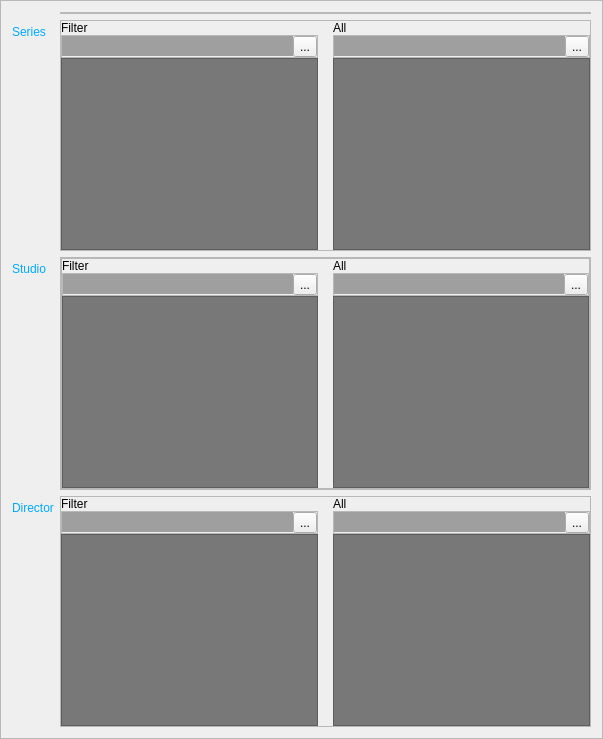
    <widget class="QFrame" name="frame_4">
     <property name="frameShape">
      <enum>QFrame::StyledPanel</enum>
     </property>
     <property name="frameShadow">
      <enum>QFrame::Sunken</enum>
     </property>
     <layout class="QFormLayout" name="formLayout_4">
      <item row="0" column="1">
       <widget class="QFrame" name="rating">
        <property name="frameShape">
         <enum>QFrame::StyledPanel</enum>
        </property>
        <property name="frameShadow">
         <enum>QFrame::Raised</enum>
        </property>
        <layout class="QHBoxLayout" name="horizontalLayout_9">
         <property name="spacing">
          <number>0</number>
         </property>
         <property name="leftMargin">
          <number>0</number>
         </property>
         <property name="topMargin">
          <number>0</number>
         </property>
         <property name="rightMargin">
          <number>0</number>
         </property>
         <property name="bottomMargin">
          <number>0</number>
         </property>
        </layout>
       </widget>
      </item>
      <item row="3" column="0">
       <widget class="QLabel" name="label_26">
        <property name="palette">
         <palette>
          <active>
           <colorrole role="WindowText">
            <brush brushstyle="SolidPattern">
             <color alpha="255">
              <red>0</red>
              <green>170</green>
              <blue>255</blue>
             </color>
            </brush>
           </colorrole>
          </active>
          <inactive>
           <colorrole role="WindowText">
            <brush brushstyle="SolidPattern">
             <color alpha="255">
              <red>0</red>
              <green>170</green>
              <blue>255</blue>
             </color>
            </brush>
           </colorrole>
          </inactive>
          <disabled>
           <colorrole role="WindowText">
            <brush brushstyle="SolidPattern">
             <color alpha="255">
              <red>120</red>
              <green>120</green>
              <blue>120</blue>
             </color>
            </brush>
           </colorrole>
          </disabled>
         </palette>
        </property>
        <property name="text">
         <string>Studio</string>
        </property>
       </widget>
      </item>
      <item row="3" column="1">
       <widget class="QFrame" name="series_bleh_2">
        <property name="frameShape">
         <enum>QFrame::StyledPanel</enum>
        </property>
        <property name="frameShadow">
         <enum>QFrame::Raised</enum>
        </property>
        <layout class="QVBoxLayout" name="verticalLayout_2">
         <property name="spacing">
          <number>0</number>
         </property>
         <property name="leftMargin">
          <number>0</number>
         </property>
         <property name="topMargin">
          <number>0</number>
         </property>
         <property name="rightMargin">
          <number>0</number>
         </property>
         <property name="bottomMargin">
          <number>0</number>
         </property>
         <item>
          <widget class="QFrame" name="frame_46">
           <property name="frameShape">
            <enum>QFrame::StyledPanel</enum>
           </property>
           <property name="frameShadow">
            <enum>QFrame::Raised</enum>
           </property>
           <layout class="QGridLayout" name="gridLayout_11">
            <property name="leftMargin">
             <number>0</number>
            </property>
            <property name="topMargin">
             <number>0</number>
            </property>
            <property name="rightMargin">
             <number>0</number>
            </property>
            <property name="bottomMargin">
             <number>0</number>
            </property>
            <property name="horizontalSpacing">
             <number>15</number>
            </property>
            <property name="verticalSpacing">
             <number>0</number>
            </property>
            <item row="1" column="1">
             <widget class="QFrame" name="frame_47">
              <property name="frameShape">
               <enum>QFrame::StyledPanel</enum>
              </property>
              <property name="frameShadow">
               <enum>QFrame::Raised</enum>
              </property>
              <layout class="QHBoxLayout" name="horizontalLayout_33">
               <property name="spacing">
                <number>0</number>
               </property>
               <property name="leftMargin">
                <number>0</number>
               </property>
               <property name="topMargin">
                <number>0</number>
               </property>
               <property name="rightMargin">
                <number>0</number>
               </property>
               <property name="bottomMargin">
                <number>0</number>
               </property>
               <item>
                <widget class="QLineEdit" name="studio_no">
                 <property name="palette">
                  <palette>
                   <active>
                    <colorrole role="Base">
                     <brush brushstyle="SolidPattern">
                      <color alpha="255">
                       <red>159</red>
                       <green>159</green>
                       <blue>159</blue>
                      </color>
                     </brush>
                    </colorrole>
                   </active>
                   <inactive>
                    <colorrole role="Base">
                     <brush brushstyle="SolidPattern">
                      <color alpha="255">
                       <red>159</red>
                       <green>159</green>
                       <blue>159</blue>
                      </color>
                     </brush>
                    </colorrole>
                   </inactive>
                   <disabled>
                    <colorrole role="Base">
                     <brush brushstyle="SolidPattern">
                      <color alpha="255">
                       <red>108</red>
                       <green>108</green>
                       <blue>108</blue>
                      </color>
                     </brush>
                    </colorrole>
                   </disabled>
                  </palette>
                 </property>
                 <property name="autoFillBackground">
                  <bool>true</bool>
                 </property>
                 <property name="frame">
                  <bool>false</bool>
                 </property>
                </widget>
               </item>
               <item>
                <widget class="QToolButton" name="studio_no_button">
                 <property name="text">
                  <string>...</string>
                 </property>
                </widget>
               </item>
              </layout>
             </widget>
            </item>
            <item row="1" column="0">
             <widget class="QFrame" name="frame_48">
              <property name="frameShape">
               <enum>QFrame::StyledPanel</enum>
              </property>
              <property name="frameShadow">
               <enum>QFrame::Raised</enum>
              </property>
              <layout class="QHBoxLayout" name="horizontalLayout_34">
               <property name="spacing">
                <number>0</number>
               </property>
               <property name="leftMargin">
                <number>0</number>
               </property>
               <property name="topMargin">
                <number>0</number>
               </property>
               <property name="rightMargin">
                <number>0</number>
               </property>
               <property name="bottomMargin">
                <number>0</number>
               </property>
               <item>
                <widget class="QLineEdit" name="studio_yes">
                 <property name="palette">
                  <palette>
                   <active>
                    <colorrole role="Base">
                     <brush brushstyle="SolidPattern">
                      <color alpha="255">
                       <red>159</red>
                       <green>159</green>
                       <blue>159</blue>
                      </color>
                     </brush>
                    </colorrole>
                   </active>
                   <inactive>
                    <colorrole role="Base">
                     <brush brushstyle="SolidPattern">
                      <color alpha="255">
                       <red>159</red>
                       <green>159</green>
                       <blue>159</blue>
                      </color>
                     </brush>
                    </colorrole>
                   </inactive>
                   <disabled>
                    <colorrole role="Base">
                     <brush brushstyle="SolidPattern">
                      <color alpha="255">
                       <red>108</red>
                       <green>108</green>
                       <blue>108</blue>
                      </color>
                     </brush>
                    </colorrole>
                   </disabled>
                  </palette>
                 </property>
                 <property name="autoFillBackground">
                  <bool>true</bool>
                 </property>
                 <property name="frame">
                  <bool>false</bool>
                 </property>
                </widget>
               </item>
               <item>
                <widget class="QToolButton" name="studio_yes_button">
                 <property name="text">
                  <string>...</string>
                 </property>
                </widget>
               </item>
              </layout>
             </widget>
            </item>
            <item row="2" column="1">
             <widget class="QListWidget" name="studio_no_list">
              <property name="styleSheet">
               <string notr="true">QListWidget{background:rgb(120,120,120)}
QListWidget::item:selected{background: rgb(219, 219, 219)}
QListWidget::item:selected{color:black} </string>
              </property>
              <property name="editTriggers">
               <set>QAbstractItemView::NoEditTriggers</set>
              </property>
             </widget>
            </item>
            <item row="0" column="1">
             <widget class="QLabel" name="label_54">
              <property name="text">
               <string>All</string>
              </property>
             </widget>
            </item>
            <item row="2" column="0">
             <widget class="QListWidget" name="studio_yes_list">
              <property name="styleSheet">
               <string notr="true">QListWidget{background:rgb(120,120,120)}
QListWidget::item:selected{background: rgb(219, 219, 219)}
QListWidget::item:selected{color:black} </string>
              </property>
              <property name="editTriggers">
               <set>QAbstractItemView::NoEditTriggers</set>
              </property>
             </widget>
            </item>
            <item row="0" column="0">
             <widget class="QLabel" name="label_55">
              <property name="text">
               <string>Filter</string>
              </property>
             </widget>
            </item>
           </layout>
          </widget>
         </item>
        </layout>
       </widget>
      </item>
      <item row="4" column="0">
       <widget class="QLabel" name="label_25">
        <property name="palette">
         <palette>
          <active>
           <colorrole role="WindowText">
            <brush brushstyle="SolidPattern">
             <color alpha="255">
              <red>0</red>
              <green>170</green>
              <blue>255</blue>
             </color>
            </brush>
           </colorrole>
          </active>
          <inactive>
           <colorrole role="WindowText">
            <brush brushstyle="SolidPattern">
             <color alpha="255">
              <red>0</red>
              <green>170</green>
              <blue>255</blue>
             </color>
            </brush>
           </colorrole>
          </inactive>
          <disabled>
           <colorrole role="WindowText">
            <brush brushstyle="SolidPattern">
             <color alpha="255">
              <red>120</red>
              <green>120</green>
              <blue>120</blue>
             </color>
            </brush>
           </colorrole>
          </disabled>
         </palette>
        </property>
        <property name="text">
         <string>Director</string>
        </property>
       </widget>
      </item>
      <item row="4" column="1">
       <widget class="QFrame" name="frame_61">
        <property name="frameShape">
         <enum>QFrame::StyledPanel</enum>
        </property>
        <property name="frameShadow">
         <enum>QFrame::Raised</enum>
        </property>
        <layout class="QGridLayout" name="gridLayout_16">
         <property name="leftMargin">
          <number>0</number>
         </property>
         <property name="topMargin">
          <number>0</number>
         </property>
         <property name="rightMargin">
          <number>0</number>
         </property>
         <property name="bottomMargin">
          <number>0</number>
         </property>
         <property name="horizontalSpacing">
          <number>15</number>
         </property>
         <property name="verticalSpacing">
          <number>0</number>
         </property>
         <item row="1" column="1">
          <widget class="QFrame" name="frame_62">
           <property name="frameShape">
            <enum>QFrame::StyledPanel</enum>
           </property>
           <property name="frameShadow">
            <enum>QFrame::Raised</enum>
           </property>
           <layout class="QHBoxLayout" name="horizontalLayout_43">
            <property name="spacing">
             <number>0</number>
            </property>
            <property name="leftMargin">
             <number>0</number>
            </property>
            <property name="topMargin">
             <number>0</number>
            </property>
            <property name="rightMargin">
             <number>0</number>
            </property>
            <property name="bottomMargin">
             <number>0</number>
            </property>
            <item>
             <widget class="QLineEdit" name="director_no">
              <property name="palette">
               <palette>
                <active>
                 <colorrole role="Base">
                  <brush brushstyle="SolidPattern">
                   <color alpha="255">
                    <red>159</red>
                    <green>159</green>
                    <blue>159</blue>
                   </color>
                  </brush>
                 </colorrole>
                </active>
                <inactive>
                 <colorrole role="Base">
                  <brush brushstyle="SolidPattern">
                   <color alpha="255">
                    <red>159</red>
                    <green>159</green>
                    <blue>159</blue>
                   </color>
                  </brush>
                 </colorrole>
                </inactive>
                <disabled>
                 <colorrole role="Base">
                  <brush brushstyle="SolidPattern">
                   <color alpha="255">
                    <red>108</red>
                    <green>108</green>
                    <blue>108</blue>
                   </color>
                  </brush>
                 </colorrole>
                </disabled>
               </palette>
              </property>
              <property name="autoFillBackground">
               <bool>true</bool>
              </property>
              <property name="frame">
               <bool>false</bool>
              </property>
             </widget>
            </item>
            <item>
             <widget class="QToolButton" name="director_no_button">
              <property name="text">
               <string>...</string>
              </property>
             </widget>
            </item>
           </layout>
          </widget>
         </item>
         <item row="1" column="0">
          <widget class="QFrame" name="frame_63">
           <property name="frameShape">
            <enum>QFrame::StyledPanel</enum>
           </property>
           <property name="frameShadow">
            <enum>QFrame::Raised</enum>
           </property>
           <layout class="QHBoxLayout" name="horizontalLayout_44">
            <property name="spacing">
             <number>0</number>
            </property>
            <property name="leftMargin">
             <number>0</number>
            </property>
            <property name="topMargin">
             <number>0</number>
            </property>
            <property name="rightMargin">
             <number>0</number>
            </property>
            <property name="bottomMargin">
             <number>0</number>
            </property>
            <item>
             <widget class="QLineEdit" name="director_yes">
              <property name="palette">
               <palette>
                <active>
                 <colorrole role="Base">
                  <brush brushstyle="SolidPattern">
                   <color alpha="255">
                    <red>159</red>
                    <green>159</green>
                    <blue>159</blue>
                   </color>
                  </brush>
                 </colorrole>
                </active>
                <inactive>
                 <colorrole role="Base">
                  <brush brushstyle="SolidPattern">
                   <color alpha="255">
                    <red>159</red>
                    <green>159</green>
                    <blue>159</blue>
                   </color>
                  </brush>
                 </colorrole>
                </inactive>
                <disabled>
                 <colorrole role="Base">
                  <brush brushstyle="SolidPattern">
                   <color alpha="255">
                    <red>108</red>
                    <green>108</green>
                    <blue>108</blue>
                   </color>
                  </brush>
                 </colorrole>
                </disabled>
               </palette>
              </property>
              <property name="autoFillBackground">
               <bool>true</bool>
              </property>
              <property name="frame">
               <bool>false</bool>
              </property>
             </widget>
            </item>
            <item>
             <widget class="QToolButton" name="director_yes_button">
              <property name="text">
               <string>...</string>
              </property>
             </widget>
            </item>
           </layout>
          </widget>
         </item>
         <item row="2" column="1">
          <widget class="QListWidget" name="director_no_list">
           <property name="styleSheet">
            <string notr="true">QListWidget{background:rgb(120,120,120)}
QListWidget::item:selected{background: rgb(219, 219, 219)}
QListWidget::item:selected{color:black} </string>
           </property>
           <property name="editTriggers">
            <set>QAbstractItemView::NoEditTriggers</set>
           </property>
          </widget>
         </item>
         <item row="0" column="1">
          <widget class="QLabel" name="label_64">
           <property name="text">
            <string>All</string>
           </property>
          </widget>
         </item>
         <item row="2" column="0">
          <widget class="QListWidget" name="director_yes_list">
           <property name="styleSheet">
            <string notr="true">QListWidget{background:rgb(120,120,120)}
QListWidget::item:selected{background: rgb(219, 219, 219)}
QListWidget::item:selected{color:black} </string>
           </property>
           <property name="editTriggers">
            <set>QAbstractItemView::NoEditTriggers</set>
           </property>
          </widget>
         </item>
         <item row="0" column="0">
          <widget class="QLabel" name="label_65">
           <property name="text">
            <string>Filter</string>
           </property>
          </widget>
         </item>
        </layout>
       </widget>
      </item>
      <item row="1" column="1">
       <widget class="QFrame" name="frame_41">
        <property name="frameShape">
         <enum>QFrame::StyledPanel</enum>
        </property>
        <property name="frameShadow">
         <enum>QFrame::Raised</enum>
        </property>
        <layout class="QGridLayout" name="gridLayout_10">
         <property name="leftMargin">
          <number>0</number>
         </property>
         <property name="topMargin">
          <number>0</number>
         </property>
         <property name="rightMargin">
          <number>0</number>
         </property>
         <property name="bottomMargin">
          <number>0</number>
         </property>
         <property name="horizontalSpacing">
          <number>15</number>
         </property>
         <property name="verticalSpacing">
          <number>0</number>
         </property>
         <item row="1" column="1">
          <widget class="QFrame" name="frame_44">
           <property name="frameShape">
            <enum>QFrame::StyledPanel</enum>
           </property>
           <property name="frameShadow">
            <enum>QFrame::Raised</enum>
           </property>
           <layout class="QHBoxLayout" name="horizontalLayout_31">
            <property name="spacing">
             <number>0</number>
            </property>
            <property name="leftMargin">
             <number>0</number>
            </property>
            <property name="topMargin">
             <number>0</number>
            </property>
            <property name="rightMargin">
             <number>0</number>
            </property>
            <property name="bottomMargin">
             <number>0</number>
            </property>
            <item>
             <widget class="QLineEdit" name="series_no">
              <property name="palette">
               <palette>
                <active>
                 <colorrole role="Base">
                  <brush brushstyle="SolidPattern">
                   <color alpha="255">
                    <red>159</red>
                    <green>159</green>
                    <blue>159</blue>
                   </color>
                  </brush>
                 </colorrole>
                </active>
                <inactive>
                 <colorrole role="Base">
                  <brush brushstyle="SolidPattern">
                   <color alpha="255">
                    <red>159</red>
                    <green>159</green>
                    <blue>159</blue>
                   </color>
                  </brush>
                 </colorrole>
                </inactive>
                <disabled>
                 <colorrole role="Base">
                  <brush brushstyle="SolidPattern">
                   <color alpha="255">
                    <red>108</red>
                    <green>108</green>
                    <blue>108</blue>
                   </color>
                  </brush>
                 </colorrole>
                </disabled>
               </palette>
              </property>
              <property name="autoFillBackground">
               <bool>true</bool>
              </property>
              <property name="frame">
               <bool>false</bool>
              </property>
             </widget>
            </item>
            <item>
             <widget class="QToolButton" name="series_no_button">
              <property name="text">
               <string>...</string>
              </property>
             </widget>
            </item>
           </layout>
          </widget>
         </item>
         <item row="1" column="0">
          <widget class="QFrame" name="frame_45">
           <property name="frameShape">
            <enum>QFrame::StyledPanel</enum>
           </property>
           <property name="frameShadow">
            <enum>QFrame::Raised</enum>
           </property>
           <layout class="QHBoxLayout" name="horizontalLayout_32">
            <property name="spacing">
             <number>0</number>
            </property>
            <property name="leftMargin">
             <number>0</number>
            </property>
            <property name="topMargin">
             <number>0</number>
            </property>
            <property name="rightMargin">
             <number>0</number>
            </property>
            <property name="bottomMargin">
             <number>0</number>
            </property>
            <item>
             <widget class="QLineEdit" name="series_yes">
              <property name="palette">
               <palette>
                <active>
                 <colorrole role="Base">
                  <brush brushstyle="SolidPattern">
                   <color alpha="255">
                    <red>159</red>
                    <green>159</green>
                    <blue>159</blue>
                   </color>
                  </brush>
                 </colorrole>
                </active>
                <inactive>
                 <colorrole role="Base">
                  <brush brushstyle="SolidPattern">
                   <color alpha="255">
                    <red>159</red>
                    <green>159</green>
                    <blue>159</blue>
                   </color>
                  </brush>
                 </colorrole>
                </inactive>
                <disabled>
                 <colorrole role="Base">
                  <brush brushstyle="SolidPattern">
                   <color alpha="255">
                    <red>108</red>
                    <green>108</green>
                    <blue>108</blue>
                   </color>
                  </brush>
                 </colorrole>
                </disabled>
               </palette>
              </property>
              <property name="autoFillBackground">
               <bool>true</bool>
              </property>
              <property name="frame">
               <bool>false</bool>
              </property>
             </widget>
            </item>
            <item>
             <widget class="QToolButton" name="series_yes_button">
              <property name="text">
               <string>...</string>
              </property>
             </widget>
            </item>
           </layout>
          </widget>
         </item>
         <item row="2" column="1">
          <widget class="QListWidget" name="series_no_list">
           <property name="styleSheet">
            <string notr="true">QListWidget{background:rgb(120,120,120)}
QListWidget::item:selected{background: rgb(219, 219, 219)}
QListWidget::item:selected{color:black} </string>
           </property>
           <property name="editTriggers">
            <set>QAbstractItemView::NoEditTriggers</set>
           </property>
          </widget>
         </item>
         <item row="0" column="1">
          <widget class="QLabel" name="label_52">
           <property name="text">
            <string>All</string>
           </property>
          </widget>
         </item>
         <item row="0" column="0">
          <widget class="QLabel" name="label_53">
           <property name="text">
            <string>Filter</string>
           </property>
          </widget>
         </item>
         <item row="2" column="0">
          <widget class="QListWidget" name="series_yes_list">
           <property name="styleSheet">
            <string notr="true">QListWidget{background:rgb(120,120,120)}
QListWidget::item:selected{background: rgb(219, 219, 219)}
QListWidget::item:selected{color:black} </string>
           </property>
           <property name="editTriggers">
            <set>QAbstractItemView::NoEditTriggers</set>
           </property>
          </widget>
         </item>
        </layout>
       </widget>
      </item>
      <item row="1" column="0">
       <widget class="QLabel" name="label_3">
        <property name="palette">
         <palette>
          <active>
           <colorrole role="WindowText">
            <brush brushstyle="SolidPattern">
             <color alpha="255">
              <red>0</red>
              <green>170</green>
              <blue>255</blue>
             </color>
            </brush>
           </colorrole>
          </active>
          <inactive>
           <colorrole role="WindowText">
            <brush brushstyle="SolidPattern">
             <color alpha="255">
              <red>0</red>
              <green>170</green>
              <blue>255</blue>
             </color>
            </brush>
           </colorrole>
          </inactive>
          <disabled>
           <colorrole role="WindowText">
            <brush brushstyle="SolidPattern">
             <color alpha="255">
              <red>120</red>
              <green>120</green>
              <blue>120</blue>
             </color>
            </brush>
           </colorrole>
          </disabled>
         </palette>
        </property>
        <property name="text">
         <string>Series</string>
        </property>
       </widget>
      </item>
     </layout>
    </widget>
